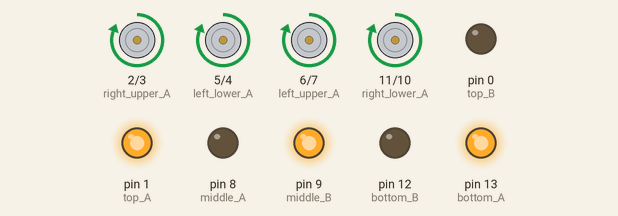
A sketch run on a simulated Arduino Uno, built with avr-gcc and run on an emulated ATmega328P. Shown: motor-driver pin pairs drawn as motors (green arrow = first pin HIGH = forward, orange = second pin HIGH = backward, longer = more drive), output pins drawn as LEDs (lit = HIGH).

Above: at 0.5 s.
At 2.5 s:
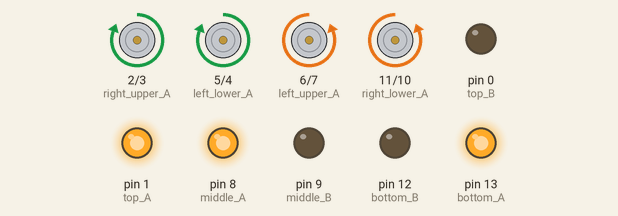
At 3.5 s:
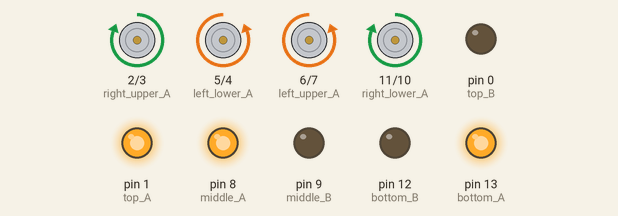
At 5.5 s:
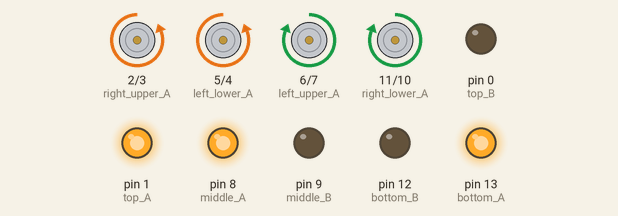
At 8.5 s:
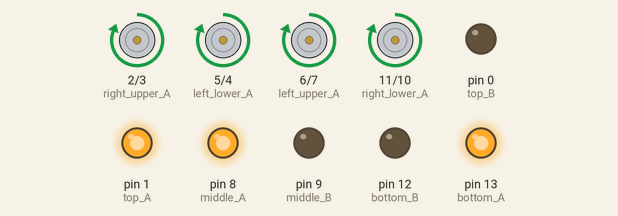
At 11.5 s:
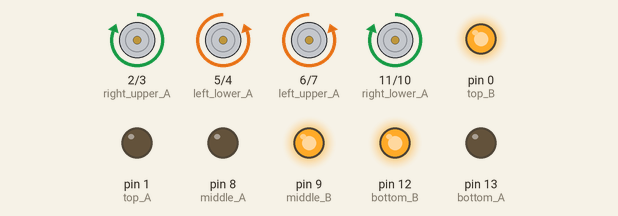
Timing chart, 0 to 13.0 s (numbered marks = the images above):
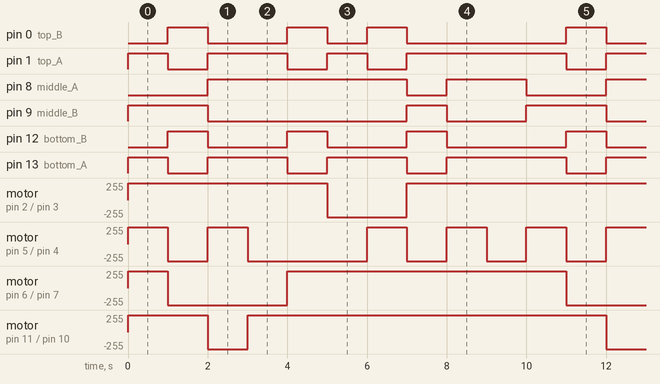

Measured:
- by itself, pin 0 (top_B): repeats every 10.0 s: LOW 2.0 s, HIGH 1.0 s, LOW 1.0 s, HIGH 1.0 s, LOW 4.0 s, HIGH 1.0 s
- by itself, pin 1 (top_A): repeats every 10.0 s: LOW 1.0 s, HIGH 2.0 s, LOW 1.0 s, HIGH 1.0 s, LOW 1.0 s, HIGH 4.0 s
- by itself, pin 8 (middle_A): repeats every 10.0 s: LOW 1.0 s, HIGH 2.0 s, LOW 2.0 s, HIGH 5.0 s
- by itself, pin 9 (middle_B): repeats every 10.0 s: LOW 5.0 s, HIGH 1.0 s, LOW 2.0 s, HIGH 2.0 s
- by itself, pin 12 (bottom_B): repeats every 10.0 s: 2 × (LOW 2.0 s, HIGH 1.0 s), LOW 3.0 s, HIGH 1.0 s
- by itself, pin 13 (bottom_A): repeats every 10.0 s: 2 × (LOW 1.0 s, HIGH 2.0 s), LOW 1.0 s, HIGH 3.0 s
- by itself, motor on pin 2 (right_upper_A) / pin 3 (right_upper_B): repeats every 10.0 s: backward 255/255 2.0 s, forward 255/255 8.0 s
- by itself, motor on pin 6 (left_upper_A) / pin 7 (left_upper_B): repeats every 10.0 s: backward 255/255 3.0 s, forward 255/255 7.0 s

The sketch:

7-Segment.ino
```cpp
const int top_B = 0;
const int top_A = 1;
const int middle_B = 9;
const int middle_A = 8;
const int bottom_B = 12;
const int bottom_A = 13;

const int left_upper_B = 7;
const int left_upper_A = 6;
const int left_lower_B = 4;
const int left_lower_A = 5;

const int right_upper_B = 3;
const int right_upper_A = 2;
const int right_lower_B = 10;
const int right_lower_A = 11;

bool bFlag = true;

void setup()
{
  // put your setup code here, to run once:

  pinMode(top_B, OUTPUT);
  pinMode(top_A, OUTPUT);
  pinMode(middle_B, OUTPUT);
  pinMode(middle_A, OUTPUT);
  pinMode(bottom_B, OUTPUT);
  pinMode(bottom_A, OUTPUT);

  pinMode(left_upper_B, OUTPUT);
  pinMode(left_upper_A, OUTPUT);
  pinMode(left_lower_B, OUTPUT);
  pinMode(left_lower_A, OUTPUT);

  pinMode(right_upper_B, OUTPUT);
  pinMode(right_upper_A, OUTPUT);
  pinMode(right_lower_B, OUTPUT);
  pinMode(right_lower_A, OUTPUT);
}

void loop()
{
  for(int i=0;i<10;i++)
  {
    number(i);

    delay(1000);
  }
}


void number(int iNum)
{
  switch(iNum)
  {
    case 1:
      top_white();
      middle_white();
      bottom_white();
      left_upper_white();
      left_lower_white();
      right_upper_black();
      right_lower_black();
      break;

    case 2:
      top_black();
      middle_black();
      bottom_black();
      left_upper_white();
      left_lower_black();
      right_upper_black();
      right_lower_white();
      break;

    case 3:
      top_black();
      middle_black();
      bottom_black();
      left_upper_white();
      left_lower_white();
      right_upper_black();
      right_lower_black();
      break;

    case 4:
      top_white();
      middle_black();
      bottom_white();
      left_upper_black();
      left_lower_white();
      right_upper_black();
      right_lower_black();
      break;

    case 5:
      top_black();
      middle_black();
      bottom_black();
      left_upper_black();
      left_lower_white();
      right_upper_white();
      right_lower_black();
      break;

    case 6:
      top_white();
      middle_black();
      bottom_black();
      left_upper_black();
      left_lower_black();
      right_upper_white();
      right_lower_black();
      break;

    case 7:
      top_black();
      middle_white();
      bottom_white();
      left_upper_black();
      left_lower_white();
      right_upper_black();
      right_lower_black();
      break;

    case 8:
      top_black();
      middle_black();
      bottom_black();
      left_upper_black();
      left_lower_black();
      right_upper_black();
      right_lower_black();
      break;

    case 9:
      top_black();
      middle_black();
      bottom_black();
      left_upper_black();
      left_lower_white();
      right_upper_black();
      right_lower_black();
      break;

    case 0:
      top_black();
      middle_white();
      bottom_black();
      left_upper_black();
      left_lower_black();
      right_upper_black();
      right_lower_black();
      break;

    default:
      break;

  }

}


void top_black()
{ digitalWrite(top_B, LOW);   digitalWrite(top_A, HIGH); }

void middle_black()
{ digitalWrite(middle_B, LOW);   digitalWrite(middle_A, HIGH); }

void bottom_black()
{ digitalWrite(bottom_B, LOW);   digitalWrite(bottom_A, HIGH); }

void left_upper_black()
{ digitalWrite(left_upper_B, LOW);   digitalWrite(left_upper_A, HIGH); }

void left_lower_black()
{ digitalWrite(left_lower_B, LOW);   digitalWrite(left_lower_A, HIGH); }

void right_upper_black()
{ digitalWrite(right_upper_B, LOW);   digitalWrite(right_upper_A, HIGH); }

void right_lower_black()
{ digitalWrite(right_lower_B, LOW);   digitalWrite(right_lower_A, HIGH); }


void top_white()
{ digitalWrite(top_B, HIGH);  digitalWrite(top_A, LOW); }

void middle_white()
{ digitalWrite(middle_B, HIGH);  digitalWrite(middle_A, LOW); }

void bottom_white()
{ digitalWrite(bottom_B, HIGH);  digitalWrite(bottom_A, LOW); }

void left_upper_white()
{ digitalWrite(left_upper_B, HIGH);  digitalWrite(left_upper_A, LOW); }

void left_lower_white()
{ digitalWrite(left_lower_B, HIGH);  digitalWrite(left_lower_A, LOW); }

void right_upper_white()
{ digitalWrite(right_upper_B, HIGH);  digitalWrite(right_upper_A, LOW); }

void right_lower_white()
{ digitalWrite(right_lower_B, HIGH);  digitalWrite(right_lower_A, LOW); }
```
